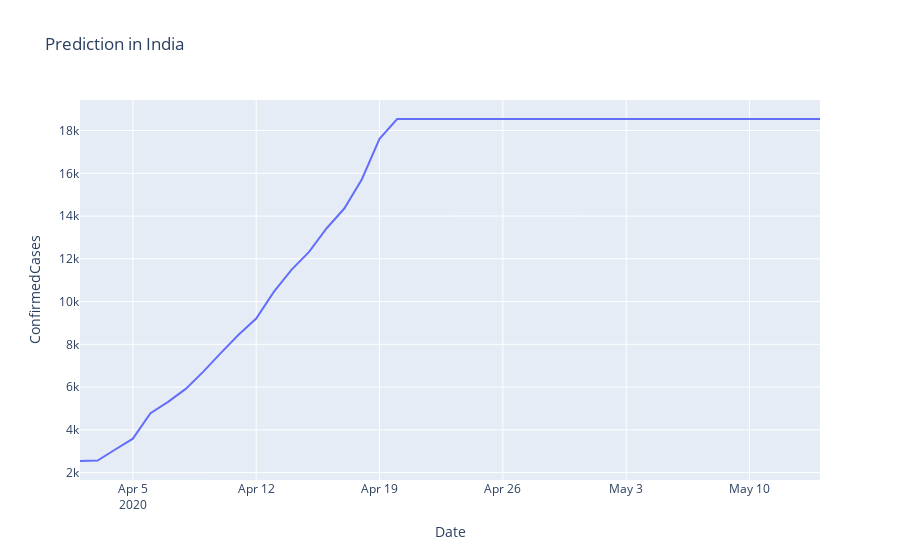

The notebook cell saved with this chart:
### Markdown cell above
#### Visualise matplotlib plot for analysing the trend of predicted Confirmed Cases in India against the dates extending till the specified future dates

### Code cell
country = "India"

target = "ConfirmedCases"
region_train_df = train_df[(train_df["Country_Region"]==country)]
region_predict_df = predict_df[(predict_df["Country_Region"]==country)]

fig = plt.figure(figsize=(10, 6))

fig = px.line(region_train_df, x="Date", y=target, title='Prediction in India')
fig = px.line(region_predict_df, x="Date", y=target, title='Prediction in India')
fig.show()

### Figure 1 — Plotly figure (JSON) as saved in the notebook; plotly's stock layout.template omitted (floating-point values rounded to 4 significant figures)
{"data": [{"hovertemplate": "Date=%{x}<br>ConfirmedCases=%{y}<extra></extra>", "legendgroup": "", "line": {"color": "#636efa", "dash": "solid"}, "mode": "lines", "name": "", "showlegend": false, "type": "scatter", "x": ["2020-04-02T00:00:00", "2020-04-03T00:00:00", "2020-04-04T00:00:00", "2020-04-05T00:00:00", "2020-04-06T00:00:00", "2020-04-07T00:00:00", "2020-04-08T00:00:00", "2020-04-09T00:00:00", "2020-04-10T00:00:00", "2020-04-11T00:00:00", "2020-04-12T00:00:00", "2020-04-13T00:00:00", "2020-04-14T00:00:00", "2020-04-15T00:00:00", "2020-04-16T00:00:00", "2020-04-17T00:00:00", "2020-04-18T00:00:00", "2020-04-19T00:00:00", "2020-04-20T00:00:00", "2020-04-21T00:00:00", "2020-04-22T00:00:00", "2020-04-23T00:00:00", "2020-04-24T00:00:00", "2020-04-25T00:00:00", "2020-04-26T00:00:00", "2020-04-27T00:00:00", "2020-04-28T00:00:00", "2020-04-29T00:00:00", "2020-04-30T00:00:00", "2020-05-01T00:00:00", "2020-05-02T00:00:00", "2020-05-03T00:00:00", "2020-05-04T00:00:00", "2020-05-05T00:00:00", "2020-05-06T00:00:00", "2020-05-07T00:00:00", "2020-05-08T00:00:00", "2020-05-09T00:00:00", "2020-05-10T00:00:00", "2020-05-11T00:00:00", "2020-05-12T00:00:00", "2020-05-13T00:00:00", "2020-05-14T00:00:00"], "xaxis": "x", "y": [2543, 2567, 3082, 3588, 4778, 5311, 5916, 6725, 7598, 8446, 9205, 10453, 11487, 12322, 13430, 14352, 15722, 17615, 18539, 18540.0, 18540.0, 18540.0, 18540.0, 18540.0, 18540.0, 18540.0, 18540.0, 18540.0, 18540.0, 18540.0, 18540.0, 18540.0, 18540.0, 18540.0, 18540.0, 18540.0, 18540.0, 18540.0, 18540.0, 18540.0, 18540.0, 18540.0, 18540.0], "yaxis": "y"}], "layout": {"legend": {"tracegroupgap": 0}, "title": {"text": "Prediction in India"}, "xaxis": {"anchor": "y", "domain": [0, 1], "title": {"text": "Date"}}, "yaxis": {"anchor": "x", "domain": [0, 1], "title": {"text": "ConfirmedCases"}}}}
